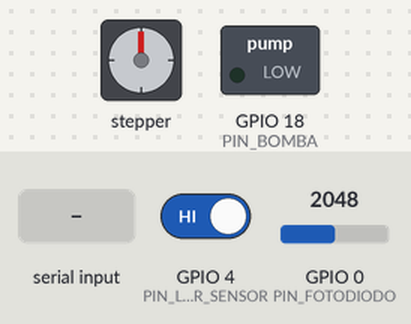
Simulated run of this sketch. Board: ESP32. Shown: stepper motor, switched loads named in the sketch (green lamp = pin HIGH). Wiring (inferred from the names in the program): stepper motor (2048 steps per turn assumed): coils GPIO 19, GPIO 21, GPIO 22, GPIO 23. Dashed ring = blinking. The inputs (shaded band) are chosen by the test bench; at power-on: GPIO 0 (PIN_FOTODIODO) = 2048, GPIO 4 (PIN_LASER_SENSOR) HIGH. Pins used as bus, display or sensor lines are not drawn; what the sketch prints to the serial monitor is not drawn.

Above: at 1.2 s.
1.3 s: "START\n" received over Serial
At 4.2 s:
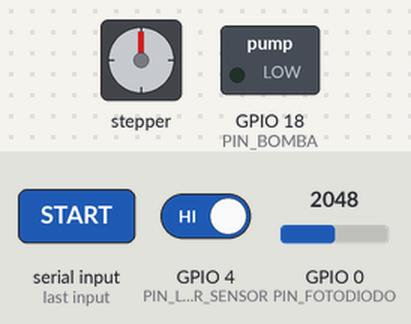
4.3 s: "GOTO 90\n" received over Serial
At 4.9 s:
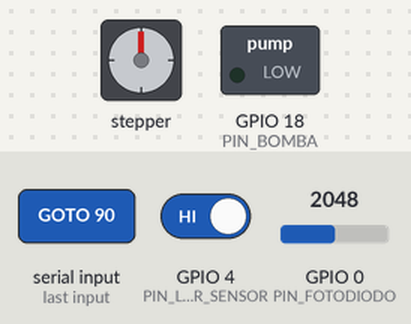
7.3 s: "STEP 90\n" received over Serial
At 8.21 s:
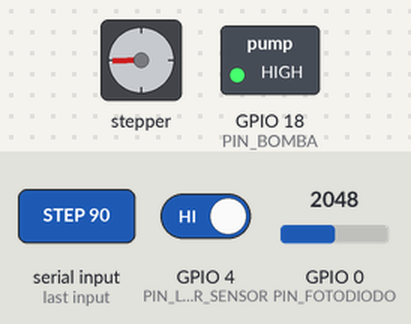
Timing chart, 0 to 16.3 s (numbered marks = the images above; inputs shaded):
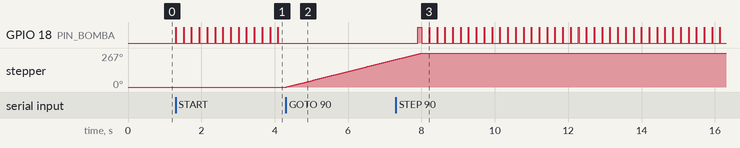

The sketch:

WDM_photodiode_and_pump.ino
```cpp
/*
 * ============================================================================
 * Proyecto: Water Drop Method - Control Total Integrado
 *           (Fotodiodo + Bomba Peristáltica + Carrusel de 30 Agregados + Lector Láser)
 * Hardware: ESP32 / Arduino Uno + Módulo Dual MOSFET + Motor 28BYJ-48 (ULN2003)
 *           + Lector Óptico Láser + Fotodiodo
 * ============================================================================
 *
 * Permite que una única placa microcontroladora (ESP32 o Arduino Uno) realice:
 *   1. Adquisición de datos del fotodiodo para detección de sombras de gotas.
 *   2. Control temporal no bloqueante de la bomba peristáltica (pulso e intervalo).
 *   3. Posicionamiento automático de los 30 agregados en el disco giratorio
 *      mediante motor paso a paso 28BYJ-48 (driver ULN2003) y Lector Láser.
 *   4. Recepción de comandos serie desde Python (START, STOP, DROP, SET,
 *      CAROUSEL:NEXT, CAROUSEL:PREV, CAROUSEL:GOTO, CAROUSEL:HOME, CAROUSEL:STEP).
 * ============================================================================
 */

#if defined(ESP32)
  const int PIN_BOMBA = 18;        // GPIO salida MOSFET bomba peristáltica
  const int PIN_FOTODIODO = 0;     // GPIO entrada ADC fotodiodo
  const int PIN_IN1 = 19;          // ULN2003 IN1 (28BYJ-48)
  const int PIN_IN2 = 21;          // ULN2003 IN2
  const int PIN_IN3 = 22;          // ULN2003 IN3
  const int PIN_IN4 = 23;          // ULN2003 IN4
  const int PIN_LASER_SENSOR = 4;  // Entrada digital del Lector Láser de posición
#else
  const int PIN_BOMBA = 9;         // Pin digital salida MOSFET bomba peristáltica
  const int PIN_FOTODIODO = A0;    // Pin analógico entrada fotodiodo
  const int PIN_IN1 = 4;           // ULN2003 IN1 (28BYJ-48)
  const int PIN_IN2 = 5;           // ULN2003 IN2
  const int PIN_IN3 = 6;           // ULN2003 IN3
  const int PIN_IN4 = 7;           // ULN2003 IN4
  const int PIN_LASER_SENSOR = 2;  // Entrada digital del Lector Láser de posición
#endif

// Parámetros de la bomba por defecto (entregarGota(14) + delay(200) -> 6 mL/min)
unsigned long duracionPulsoMs = 14;     // Pulso activo para 1 gota
unsigned long intervaloGotaMs = 200;    // Pausa entre gotas (200 ms)

bool bombaActiva = false;
bool enFaseDePulso = false;
unsigned long tiempoUltimaBomba = 0;

// Parámetros de adquisición de fotodiodo
bool transmisionFotodiodo = true;
unsigned long intervaloLecturaUs = 1000; // Muestreo a ~1 kHz (1000 microsegundos)
unsigned long tiempoUltimaLecturaUs = 0;

// Parámetros del carrusel de 30 agregados (28BYJ-48 + Lector Láser)
const int SECUENCIA_MEDIO_PASO[8][4] = {
  {1, 0, 0, 0},
  {1, 1, 0, 0},
  {0, 1, 0, 0},
  {0, 1, 1, 0},
  {0, 0, 1, 0},
  {0, 0, 1, 1},
  {0, 0, 0, 1},
  {1, 0, 0, 1}
};

int totalSlots = 30;
int pasosPorSlot = 137; // 4096 pasos/rev / 30 muestras ≈ 136.53 pasos (12° por muestra)
int slotActual = 1;
int indiceFase = 0;
bool usarLectorLaser = true;

void desenergizarCarrusel() {
  digitalWrite(PIN_IN1, LOW);
  digitalWrite(PIN_IN2, LOW);
  digitalWrite(PIN_IN3, LOW);
  digitalWrite(PIN_IN4, LOW);
}

void darUnPasoCarrusel(int direccion) {
  indiceFase = (indiceFase + direccion + 8) % 8;
  digitalWrite(PIN_IN1, SECUENCIA_MEDIO_PASO[indiceFase][0]);
  digitalWrite(PIN_IN2, SECUENCIA_MEDIO_PASO[indiceFase][1]);
  digitalWrite(PIN_IN3, SECUENCIA_MEDIO_PASO[indiceFase][2]);
  digitalWrite(PIN_IN4, SECUENCIA_MEDIO_PASO[indiceFase][3]);
  delayMicroseconds(1200);
}

bool leerLaserAlineado() {
  return digitalRead(PIN_LASER_SENSOR) == HIGH;
}

void moverCarruselConLaser(int pasosObjetivo, int direccion) {
  // Asegurar que la bomba esté detenida mientras gira el disco
  digitalWrite(PIN_BOMBA, LOW);
  int pasosMinimos = (pasosObjetivo * 75) / 100;
  int pasosMaximos = (pasosObjetivo * 125) / 100;
  int pasosDados = 0;

  while (pasosDados < pasosObjetivo) {
    darUnPasoCarrusel(direccion);
    pasosDados++;
    if (usarLectorLaser && pasosDados >= pasosMinimos && leerLaserAlineado()) {
      break;
    }
  }
  if (usarLectorLaser && !leerLaserAlineado()) {
    while (pasosDados < pasosMaximos && !leerLaserAlineado()) {
      darUnPasoCarrusel(direccion);
      pasosDados++;
    }
  }
  desenergizarCarrusel();
}

void setup() {
  Serial.begin(115200);
  pinMode(PIN_BOMBA, OUTPUT);
  digitalWrite(PIN_BOMBA, LOW);
  pinMode(PIN_FOTODIODO, INPUT);

  pinMode(PIN_IN1, OUTPUT);
  pinMode(PIN_IN2, OUTPUT);
  pinMode(PIN_IN3, OUTPUT);
  pinMode(PIN_IN4, OUTPUT);
  pinMode(PIN_LASER_SENSOR, INPUT_PULLUP);
  desenergizarCarrusel();

  Serial.println("PUMP_PHOTODIODE_CAROUSEL_READY");
}

void procesarComando(String cmd) {
  cmd.trim();
  cmd.toUpperCase();

  if (cmd == "START") {
    bombaActiva = true;
    enFaseDePulso = true;
    digitalWrite(PIN_BOMBA, HIGH);
    tiempoUltimaBomba = millis();
    Serial.println("ACK:STARTED");
  }
  else if (cmd == "STOP") {
    bombaActiva = false;
    enFaseDePulso = false;
    digitalWrite(PIN_BOMBA, LOW);
    Serial.println("ACK:STOPPED");
  }
  else if (cmd == "DROP") {
    digitalWrite(PIN_BOMBA, HIGH);
    delay(duracionPulsoMs);
    digitalWrite(PIN_BOMBA, LOW);
    Serial.println("ACK:DROP_DELIVERED");
  }
  else if (cmd.startsWith("SET ")) {
    int primerEspacio = cmd.indexOf(' ');
    int segundoEspacio = cmd.indexOf(' ', primerEspacio + 1);

    if (segundoEspacio != -1) {
      duracionPulsoMs = cmd.substring(primerEspacio + 1, segundoEspacio).toInt();
      intervaloGotaMs = cmd.substring(segundoEspacio + 1).toInt();
      Serial.print("ACK:CONFIG_UPDATED ");
      Serial.print(duracionPulsoMs);
      Serial.print(" ");
      Serial.println(intervaloGotaMs);
    }
  }
  else if (cmd == "PHOTO:ON") {
    transmisionFotodiodo = true;
  }
  else if (cmd == "PHOTO:OFF") {
    transmisionFotodiodo = false;
  }
  else if (cmd == "NEXT" || cmd == "CAROUSEL:NEXT") {
    moverCarruselConLaser(pasosPorSlot, 1);
    slotActual = (slotActual % totalSlots) + 1;
    Serial.print("ACK:SLOT=");
    Serial.print(slotActual);
    Serial.println(" LASER=1");
  }
  else if (cmd == "PREV" || cmd == "CAROUSEL:PREV") {
    moverCarruselConLaser(pasosPorSlot, -1);
    slotActual = ((slotActual - 2 + totalSlots) % totalSlots) + 1;
    Serial.print("ACK:SLOT=");
    Serial.print(slotActual);
    Serial.println(" LASER=1");
  }
  else if (cmd == "HOME" || cmd == "CAROUSEL:HOME") {
    int dif = 1 - slotActual;
    if (dif != 0) {
      int dir = (dif > 0) ? 1 : -1;
      for (int s = 0; s < abs(dif); s++) {
        moverCarruselConLaser(pasosPorSlot, dir);
      }
    }
    slotActual = 1;
    Serial.println("ACK:SLOT=1 LASER=1 HOME=1");
  }
  else if (cmd.startsWith("CAROUSEL:GOTO ") || cmd.startsWith("GOTO ")) {
    int esp = cmd.lastIndexOf(' ');
    int destino = cmd.substring(esp + 1).toInt();
    if (destino < 1) destino = 1;
    if (destino > totalSlots) destino = totalSlots;
    int dif = destino - slotActual;
    if (dif != 0) {
      int dir = (dif > 0) ? 1 : -1;
      for (int s = 0; s < abs(dif); s++) {
        moverCarruselConLaser(pasosPorSlot, dir);
      }
    }
    slotActual = destino;
    Serial.print("ACK:SLOT=");
    Serial.print(slotActual);
    Serial.println(" LASER=1");
  }
  else if (cmd.startsWith("CAROUSEL:STEP ") || cmd.startsWith("STEP ")) {
    int esp = cmd.lastIndexOf(' ');
    int pasos = cmd.substring(esp + 1).toInt();
    int dir = (pasos >= 0) ? 1 : -1;
    for (int i = 0; i < abs(pasos); i++) {
      darUnPasoCarrusel(dir);
    }
    desenergizarCarrusel();
    Serial.print("ACK:STEPPED ");
    Serial.print(pasos);
    Serial.println(" LASER=1");
  }
  else if (cmd.startsWith("CAROUSEL:CONFIG ")) {
    int p1 = cmd.indexOf(' ');
    int p2 = cmd.indexOf(' ', p1 + 1);
    if (p2 != -1) {
      totalSlots = max(1, (int)cmd.substring(p1 + 1, p2).toInt());
      pasosPorSlot = max(1, (int)cmd.substring(p2 + 1).toInt());
    }
    Serial.print("ACK:CAROUSEL_CONFIG SLOTS=");
    Serial.print(totalSlots);
    Serial.print(" STEPS=");
    Serial.println(pasosPorSlot);
  }
  else if (cmd == "CAROUSEL:STATUS") {
    Serial.print("STATUS:SLOT=");
    Serial.print(slotActual);
    Serial.print(" LASER=");
    Serial.print(leerLaserAlineado() ? "1" : "0");
    Serial.println(" MODE=STEPPER_28BYJ48");
  }
}

void loop() {
  // 1. Escuchar comandos serie sin bloquear
  if (Serial.available() > 0) {
    String cmd = Serial.readStringUntil('\n');
    procesarComando(cmd);
  }

  // 2. Control no bloqueante de la bomba
  if (bombaActiva) {
    unsigned long ahoraMs = millis();

    if (enFaseDePulso) {
      if (ahoraMs - tiempoUltimaBomba >= duracionPulsoMs) {
        digitalWrite(PIN_BOMBA, LOW);
        enFaseDePulso = false;
        tiempoUltimaBomba = ahoraMs;
      }
    } else {
      if (ahoraMs - tiempoUltimaBomba >= intervaloGotaMs) {
        digitalWrite(PIN_BOMBA, HIGH);
        enFaseDePulso = true;
        tiempoUltimaBomba = ahoraMs;
      }
    }
  }

  // 3. Muestreo periódico del fotodiodo
  if (transmisionFotodiodo) {
    unsigned long ahoraUs = micros();
    if (ahoraUs - tiempoUltimaLecturaUs >= intervaloLecturaUs) {
      tiempoUltimaLecturaUs = ahoraUs;
      int valorSensor = analogRead(PIN_FOTODIODO);
      Serial.println(valorSensor);
    }
  }
}
```

Measured:
- after the input at 1.3 s, GPIO 18 (PIN_BOMBA): alternates HIGH for 0.01 s and LOW for 0.20 s, starting at once
- after the input at 4.3 s, GPIO 18 (PIN_BOMBA): stops changing and stays LOW; stepper: keeps turning clockwise at about 73°/s, starting at once
